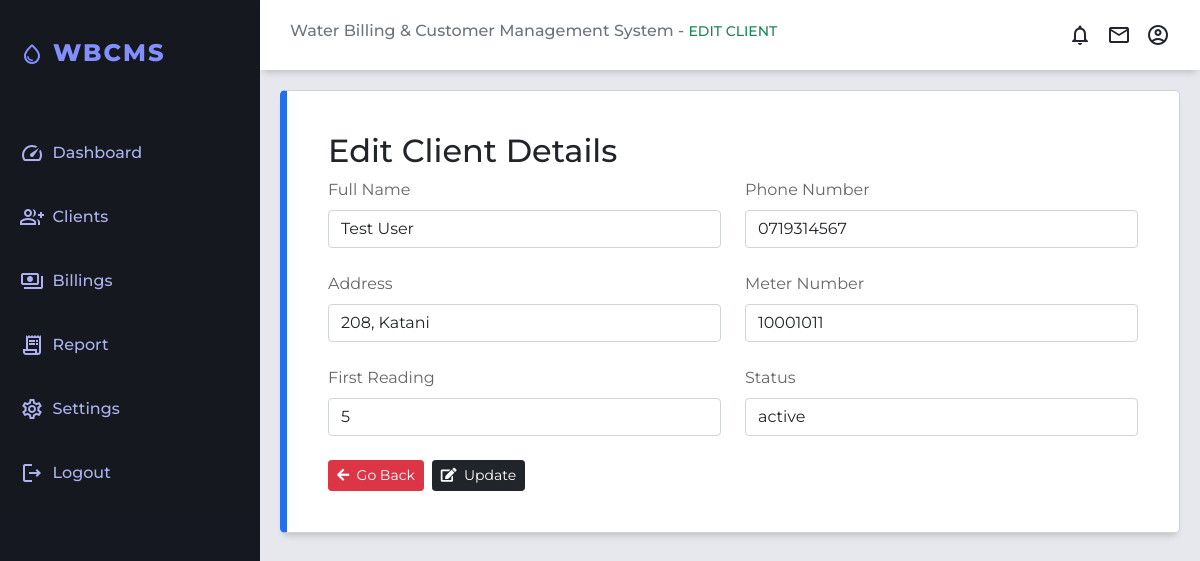
Page /editClient.php?user_id=122 on the committed database.
### tables this page shows
CREATE TABLE `tbl_clients` (
  `user_id` int(11) NOT NULL,
  `client_name` varchar(50) NOT NULL,
  `contact_number` varchar(20) DEFAULT NULL,
  `address` text DEFAULT NULL,
  `meter_number` int(10) NOT NULL,
  `meter_reading` int(20) NOT NULL,
  `status` enum('inactive','active') DEFAULT 'inactive',
  `created_at` timestamp NOT NULL DEFAULT current_timestamp(),
  `updated_at` timestamp NOT NULL DEFAULT current_timestamp() ON UPDATE current_timestamp()
);

### config/functions.php (called while the page is built, shortened)
<?php
$conn = connectDB();
function getClientById($userId) {
    global $conn;
    $stmt = $conn->prepare("SELECT client_name, contact_number, address, meter_number, meter_reading, status, created_at FROM tbl_clients WHERE user_id = ?");
    $stmt->bind_param("i", $userId);
    $stmt->execute();
    $result = $stmt->get_result();
    return $result->fetch_assoc();
}
?>

### editClient.php (the view, shortened to what this page needs)
<?php
include("./config/functions.php");
$client = null;
if (isset($_GET['user_id']) && !empty($_GET['user_id'])) {
    $userId = htmlspecialchars($_GET['user_id']);
    $client = getClientById($userId);
} else {
    $error_message = 'Invalid client ID.';
}
?>
<!DOCTYPE html>
<html lang="en">
<head>
    <link rel="stylesheet" href="https://cdnjs.cloudflare.com/ajax/libs/font-awesome/5.15.3/css/all.min.css" />
    <link rel="stylesheet" href="css/bootstrap5.0.1.min.css">
    <link rel="stylesheet" type="text/css" href="css/datatables-1.10.25.min.css" />
    <link rel="stylesheet" href="css/dataTables.dataTables.css">
    <link rel="stylesheet" href="css/styles.css">
    <link rel="stylesheet" href="css/customer.css">
    <link rel="stylesheet" href="css/bill.css">
</head>
<body>
    <div class="grid-container">
        <header class="header">
            <div class="header-left">
                <h6 class="text-secondary">Water Billing & Customer Management System - <small class="text-success">EDIT CLIENT</small></h6>
            </div>
            <div class="header-right text-primary">
                <a href="#">
                    <span class="material-icons-outlined">notifications</span>
                </a>
                <a href="#">
                    <span class="material-icons-outlined">email</span>
                </a>
                <a href="./logout.php">
                    <span class="material-icons-outlined">account_circle</span>
                </a>
            </div>
        </header>
        <aside id="sidebar">
            <div class="sidebar-title">
                <div class="sidebar-brand">
                    <span class="material-icons-outlined">water_drop</span>&nbsp;WBCMS
                </div>
            </div>
            <ul class="sidebar-list">
                <li class="sidebar-list-item">
                    <a href="./dashboard.php">
                        <span class="material-icons-outlined">speed</span>&nbsp;&nbsp;Dashboard
                    </a>
                </li>
                <li class="sidebar-list-item">
                    <a href="./client.php">
                        <span class="material-icons-outlined">group_add</span>&nbsp;&nbsp;Clients
                    </a>
                </li>
                <li class="sidebar-list-item">
                    <a href="./billings.php">
                        <span class="material-icons-outlined">payments</span>&nbsp;&nbsp;Billings
                    </a>
                </li>
                <li class="sidebar-list-item">
                    <a href="./report.php">
                        <span class="material-icons-outlined">receipt_long</span>&nbsp;&nbsp;Report
                    </a>
                </li>
                <li class="sidebar-list-item">
                    <a href="./settings.php">
                        <span class="material-icons-outlined">settings</span>&nbsp;&nbsp;Settings
                    </a>
                </li>
                <li class="sidebar-list-item">
                    <a href="./logout.php">
                        <span class="material-icons-outlined">logout</span>&nbsp;&nbsp;Logout
                    </a>
                </li>
            </ul>
        </aside>
        <main class="main-container">
            <div class="row">
                <div class="container mt-0">
                    <div class="card">
                        <div class="card-body">
                            <h2 class="card-title text-dark">Edit Client Details</h2>
                            <?php if ($client) : ?>
                                <form action="<?php echo htmlspecialchars($_SERVER['PHP_SELF']) . '?user_id=' . urlencode($userId); ?>" method="POST" class="row g-4">
                                    <div class="col-md-6">
                                        <label for="client_name" class="form-label">Full Name</label>
                                        <input type="text" id="client_name" name="client_name" class="form-control" value="<?php echo htmlspecialchars($client['client_name']); ?>" required>
                                    </div>
                                    <div class="col-md-6">
                                        <label for="phone_number" class="form-label">Phone Number</label>
                                        <input type="text" id="phone_number" name="phone_number" class="form-control" value="<?php echo htmlspecialchars($client['contact_number']); ?>" required>
                                    </div>
                                    <div class="col-md-6">
                                        <label for="address" class="form-label">Address</label>
                                        <input type="text" id="address" name="address" class="form-control" value="<?php echo htmlspecialchars($client['address']); ?>" required>
                                    </div>
                                    <div class="col-md-6">
                                        <label for="meter_number" class="form-label">Meter Number</label>
                                        <input type="text" id="meter_number" name="meter_number" class="form-control" value="<?php echo htmlspecialchars($client['meter_number']); ?>" required>
                                    </div>
                                    <div class="col-md-6">
                                        <label for="meter_reading" class="form-label">First Reading</label>
                                        <input type="text" id="meter_reading" name="meter_reading" class="form-control" value="<?php echo htmlspecialchars($client['meter_reading']); ?>" required>
                                    </div>
                                    <div class="col-md-6">
                                        <label for="status" class="form-label">Status</label>
                                        <input type="text" id="status" name="status" class="form-control" value="<?php echo htmlspecialchars($client['status']); ?>" required>
                                    </div>
                                    <div class="d-flex justify-content-start">
                                        <a href="./client.php" class="btn btn-sm btn-danger me-2">
                                            <i class="fa fa-arrow-left" aria-hidden="true"></i>&nbsp;&nbsp;Go Back
                                        </a>
                                        <button type="submit" class="btn btn-sm btn-dark me-2">
                                            <i class='fas fa-edit text-white'></i>&nbsp;&nbsp;Update
                                        </button>
                                    </div>
                                </form>
                            <?php endif; ?>
                        </div>
                    </div>
                </div>
        </main>
    </div>
</body>
</html>

### css/dataTables.dataTables.css (style rules this page uses)
:root { --dt-row-selected: 13, 110, 253; --dt-row-selected-text: 255, 255, 255; --dt-row-selected-link: 9, 10, 11; --dt-row-stripe: 0, 0, 0; --dt-row-hover: 0, 0, 0; --dt-column-ordering: 0, 0, 0; --dt-html-background: white; }

### css/styles.css (style rules this page uses)
body { margin: 0; padding: 0; box-sizing: border-box; background-color: #e6e8ed; color: #666666; font-family: "Montserrat", sans-serif; }
.material-icons-outlined { vertical-align: middle; line-height: 1px; }
.text-primary { color: #666666; }
.grid-container { display: grid; grid-template-columns: 260px 1fr 1fr 1fr; grid-template-rows: 0.2fr 3fr; grid-template-areas: "sidebar header header header" "sidebar main main main"; height: 100vh; }
.header { grid-area: header; height: 70px; background-color: #ffffff; display: flex; align-items: center; justify-content: space-between; padding: 0 30px 0 30px; box-shadow: 0 6px 7px -4px rgba(0, 0, 0, 0.2); }
.header-right { display: flex; align-items: center; }
.header-right a span { font-size: 24px; cursor: pointer; color: #21232d; margin-left: 15px; text-decoration: none; }
#sidebar { grid-area: sidebar; height: 100%; background-color: #090c14f1; color: #838fff; overflow-y: auto; transition: all 0.5s; -webkit-transition: all 0.5s; }
.sidebar-title { display: flex; justify-content: space-between; align-items: center; padding: 20px 20px; margin-bottom: 30px; letter-spacing: 2px; }
.sidebar-brand { margin-top: 15px; font-size: 24px; font-weight: 800; }
.sidebar-list { padding: 0; margin-top: 15px; list-style-type: none; }
.sidebar-list-item { padding: 20px 20px; }
.sidebar-list-item > a { text-decoration: none; color: #acb3ef; font-weight: 500; }
.main-container { grid-area: main; overflow-y: auto; padding: 20px 20px; }
.card { display: flex; flex-direction: column; justify-content: space-around; padding: 25px; background-color: #ffffff; box-sizing: border-box; border: 1px solid #d2d2d3; border-radius: 5px; box-shadow: 0 6px 7px -4px rgba(0, 0, 0, 0.2); }
.card:first-child { border-left: 7px solid #246dec; }

### rows in the picture
tbl_clients: client_name "Test User", phone_number "0719314567", address "208, Katani", meter_number "10001011", meter_reading "5", status "active"
